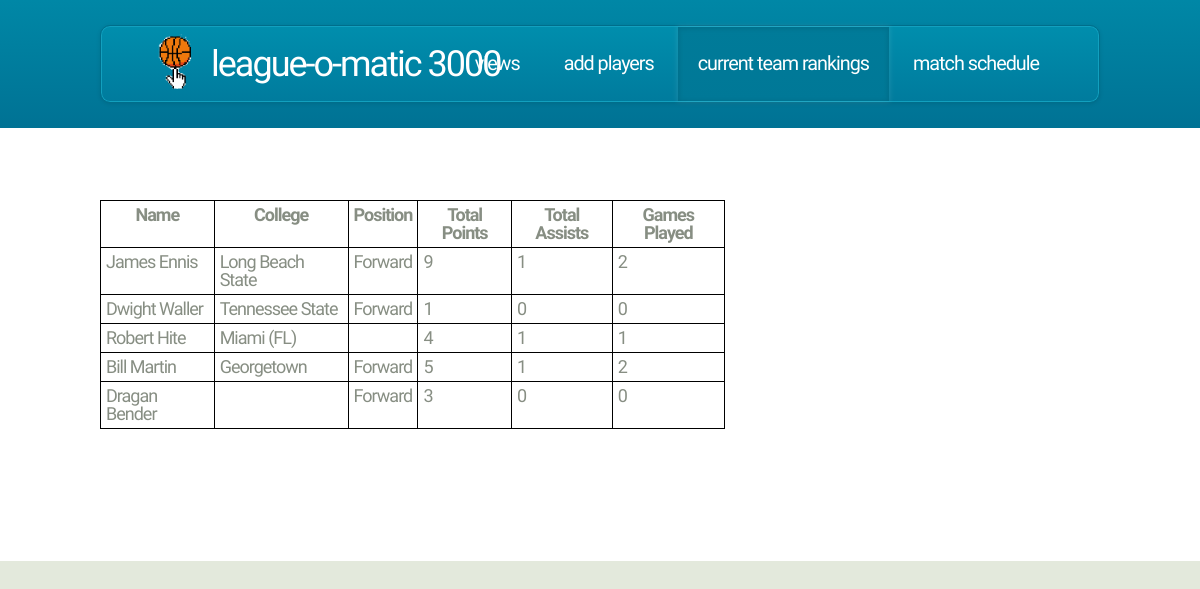
Page /ViewTeamPlayers.php?submit=6ix Gods on the committed database.
### tables this page shows
CREATE TABLE `Player` (
  `PlayerID` int(11) NOT NULL,
  `TeamNo` int(11) NOT NULL,
  `Fname` varchar(15) NOT NULL,
  `Lname` varchar(15) NOT NULL,
  `College` varchar(50) NOT NULL,
  `Position` varchar(20) DEFAULT NULL
);

CREATE TABLE `PlayerStats` (
  `PlayerID` int(11) NOT NULL,
  `TotalPoints` int(11) DEFAULT NULL,
  `TotalAssists` int(11) DEFAULT NULL,
  `GamesPlayed` int(11) DEFAULT NULL
);

### ViewTeamPlayers.php (the view, shortened to what this page needs)
<!DOCTYPE HTML>
<html>
	<head>
		<link rel="stylesheet" href="assets/css/main.css" />
	</head>
	<body>
		<div id="page-wrapper">
			<div id="header-wrapper">
				<div class="container">
					<div class="row">
						<div class="12u">
							<header id="header">
								<h1><img src="images/BBLogo-4.gif" style="float:left;width:70px;height:70px;" href="index.html" ><a href="index.html" id="logo">League-O-Matic 3000</a></h1>
								<nav id="nav">
									<a href="IntroPage.html">Views</a>
									<a href="MakeTeamPage.php">Add Players</a>
									<a href="CurrTeamRanks.php" class="current-page-item">Current Team Rankings</a>
									<a href="MatchSchedulePage.php">Match Schedule</a>
								</nav>
							</header>
						</div>
					</div>
				</div>
			</div>
			<div id="main">
				<div class="container">
					<div class="row main-row">
						<div class="8u 12u(mobile)">
							<section class="left-content">
								<table>
									<?php
										$sql = new mysqli("localhost", "root", "x9fN#DXy", "LeagueData");
										$query = "SELECT Fname, Lname, College, Position, TotalPoints, TotalAssists, GamesPlayed, TeamName FROM Player, Team, PlayerStats WHERE PlayerStats.PlayerID = Player.PlayerID AND Team.TeamNo = Player.TeamNo AND Team.TeamName LIKE '%".$_GET['submit']."%'";
										?>
										<tr>
											<th>Name</th>
											<th>College</th>
											<th>Position</th>
											<th>Total Points</th>
											<th>Total Assists</th>
											<th>Games Played</th>
										</tr>
										<?php
										$result = $sql->query($query);
										if ($result->num_rows > 0){
											while($row = $result->fetch_assoc()){
										?>
											<tr>
												<td><?php echo $row['Fname'] . ' ' . $row['Lname']; ?></td>
												<td><?php echo $row['College'];?></td>
												<td><?php echo $row['Position'];?></td>
												<td><?php echo $row['TotalPoints'];?></td>
												<td><?php echo $row['TotalAssists'];?></td>
												<td><?php echo $row['GamesPlayed'];?></td>
											</tr>
										<?php
											}
										}
									?>
								</table>
							</section>
						</div>
					</div>
				</div>
			</div>
		</div>
	</body>
</html>

### ViewTeamPlayers.php (style rules this page uses)
table { border-collapse: collapse; width: 100%; }
table, th, td { border: 1px solid black; padding: 5px; }
th { font-weight: bold; }

### rows in the picture
player: Fname "James", Lname "Ennis", College "Long Beach State", Position "Forward", playerstats.TotalPoints "9", playerstats.TotalAssists "1", playerstats.GamesPlayed "2"
player: Fname "Dwight", Lname "Waller", College "Tennessee State", Position "Forward", playerstats.TotalPoints "1", playerstats.TotalAssists "0", playerstats.GamesPlayed "0"
player: Fname "Robert", Lname "Hite", College "Miami (FL)", playerstats.TotalPoints "4", playerstats.TotalAssists "1", playerstats.GamesPlayed "1"
player: Fname "Bill", Lname "Martin", College "Georgetown", Position "Forward", playerstats.TotalPoints "5", playerstats.TotalAssists "1", playerstats.GamesPlayed "2"
player: Fname "Dragan", Lname "Bender", Position "Forward", playerstats.TotalPoints "3", playerstats.TotalAssists "0", playerstats.GamesPlayed "0"
